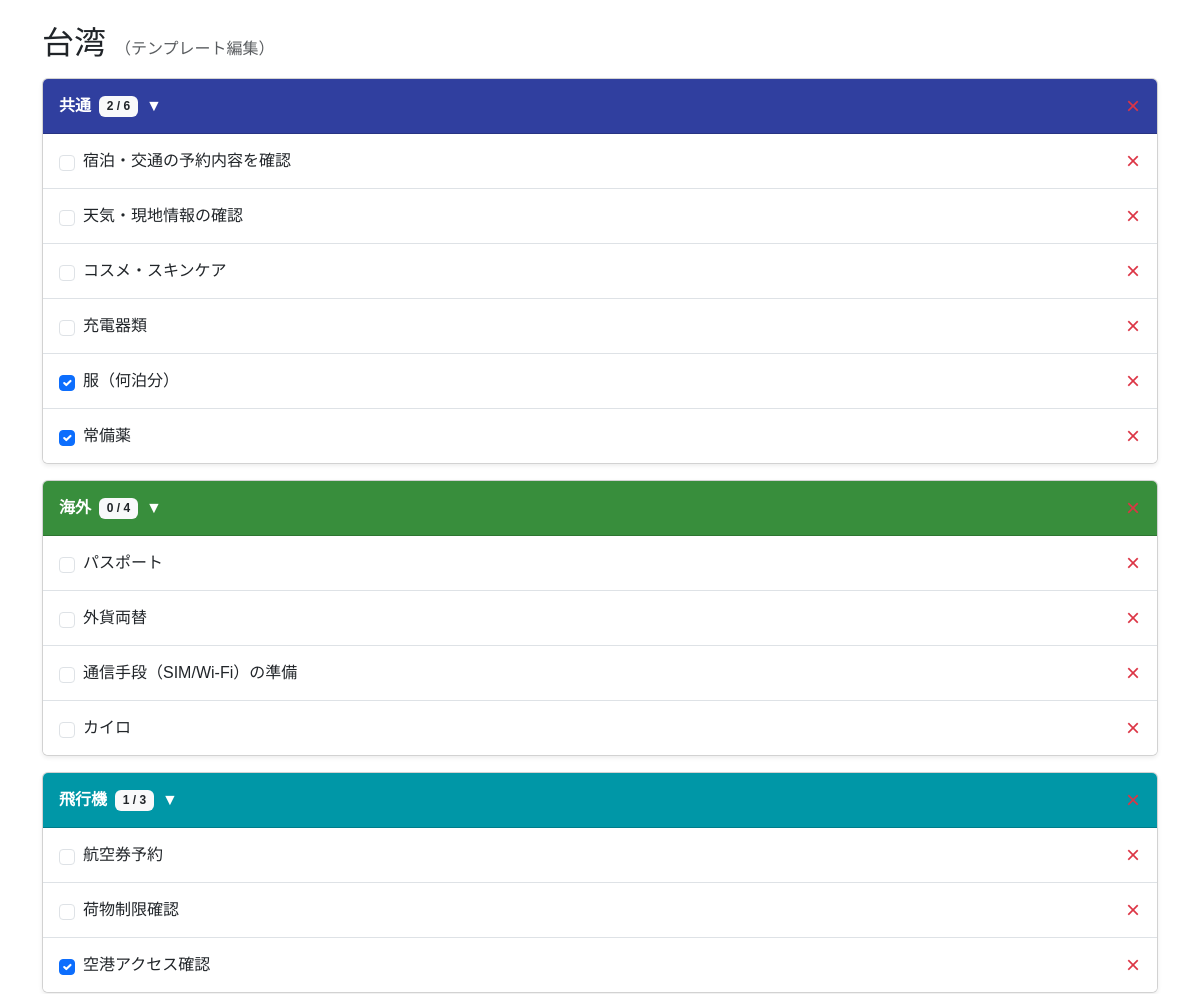
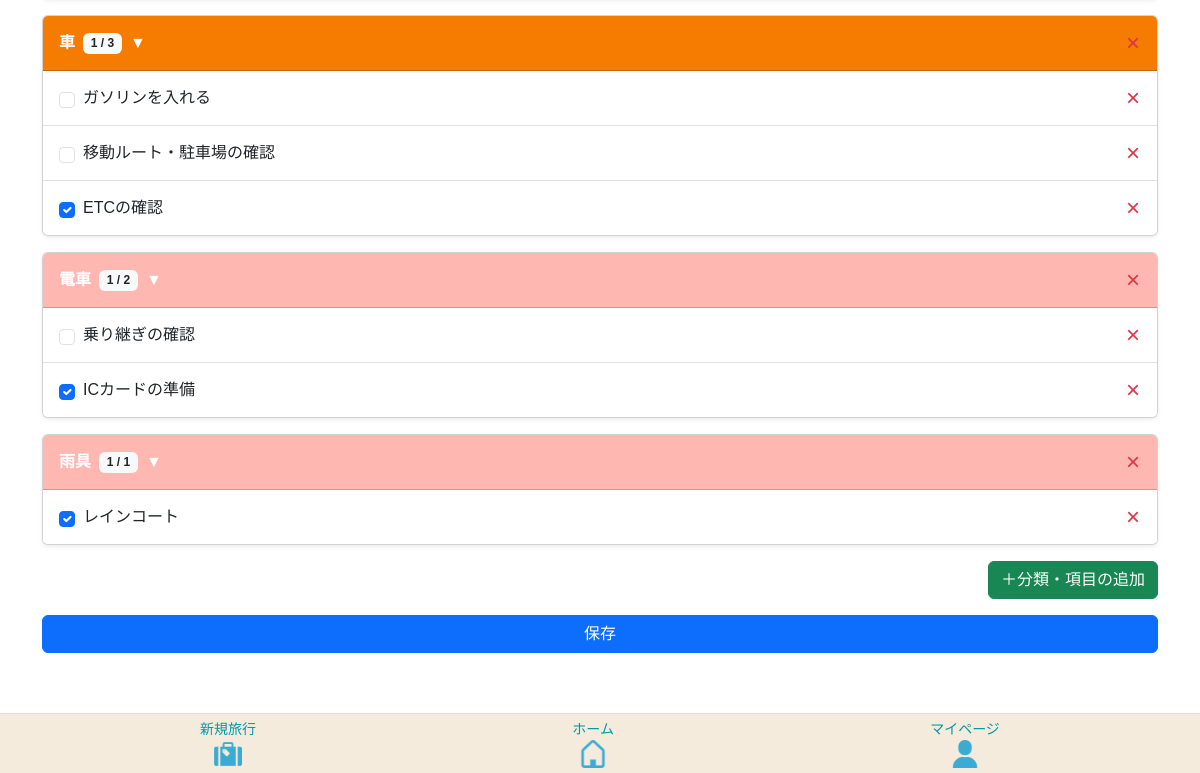
The app's page /template/61/edit/ (signed in), older data (2 pictures, top to bottom).
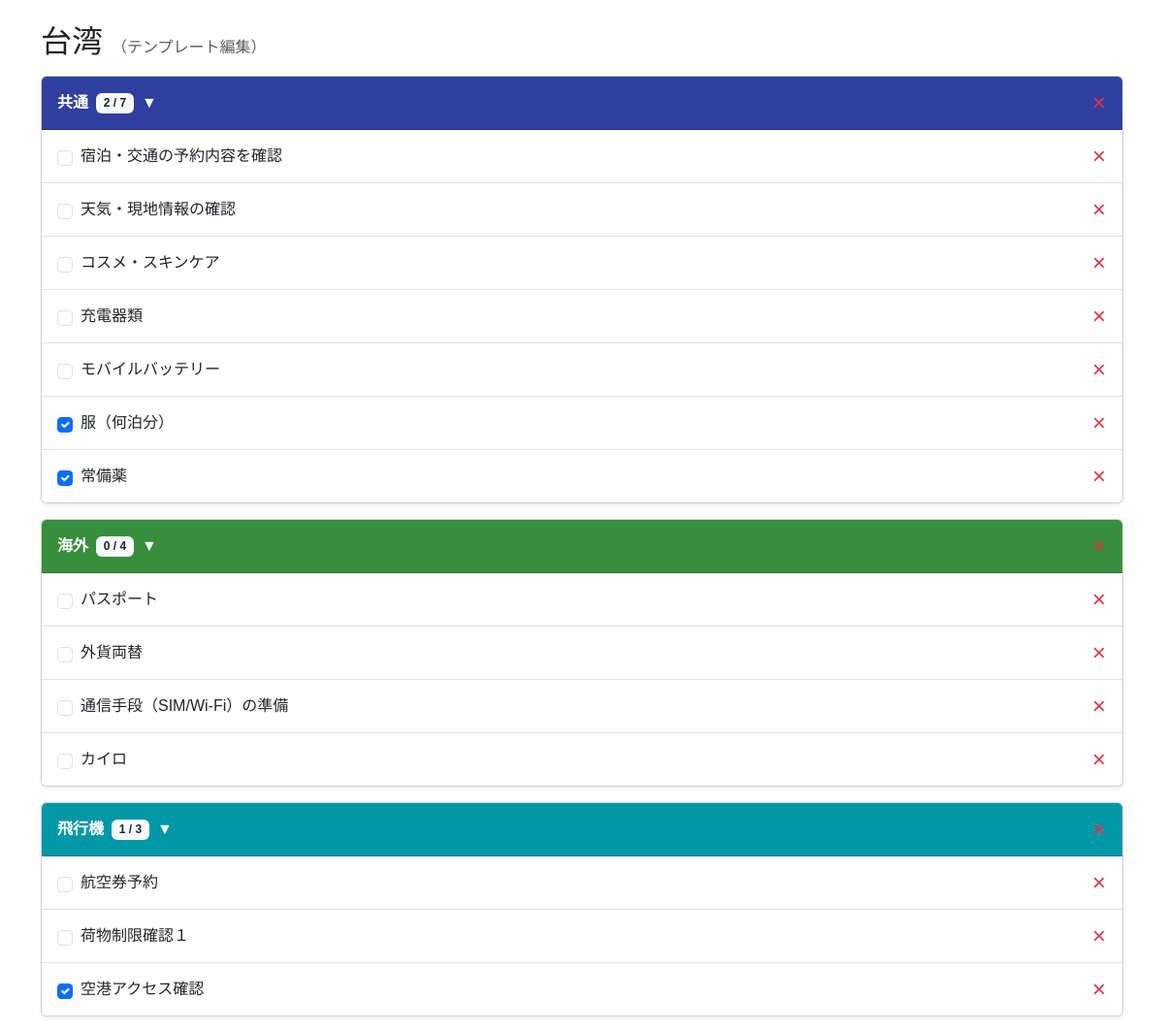
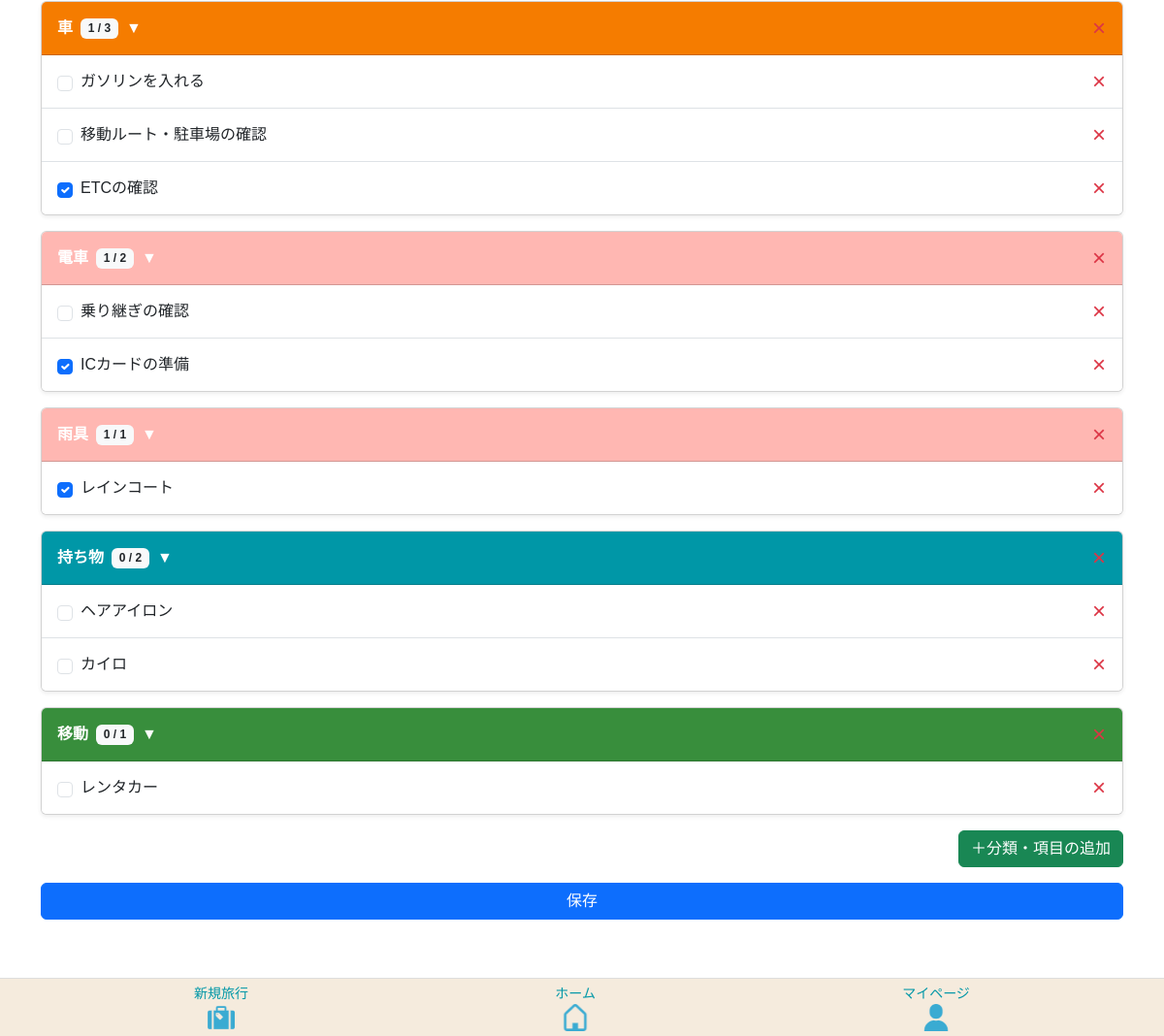
The same page, newer data (2 pictures, top to bottom).
### app/models/template.py (models this page shows, shortened)
class TravelCategory(models.Model):
    class TravelType(models.IntegerChoices):
        AUTO  = 0, _("初期作成")
        CUSTOM = 1, _("ユーザー追加")
    class CategoryColor(models.IntegerChoices):
        PINK       = 0, "#e91e63ff"
        LIGHT_PINK = 1, "#ffb7b2fe"
        ORANGE     = 2, "#f57c00ff"
        GREEN      = 3, "#388e3cff"
        CYAN       = 4, "#0097a7ff"
        BLUE       = 5, "#303f9ffe"
        BROWN      = 6, "#795548ff"
        PURPLE     = 7, "#7b1fa2ff"
    template = models.ForeignKey(
        Template,
        on_delete=models.CASCADE,
        verbose_name=_("テンプレートID")
    )
    category_name = models.CharField(
        max_length=50,
        verbose_name=_("分類名")
    )
    travel_type = models.IntegerField(
        choices=TravelType.choices,
        verbose_name=_("分類タイプ")
    )
    category_color = models.IntegerField(
        choices=CategoryColor.choices,
        verbose_name=_("分類カラー")
    )
    created_at = models.DateTimeField(
         auto_now_add=True,
         verbose_name=_("作成日")
         )
    updated_at = models.DateTimeField(
        auto_now=True,
        verbose_name=_("更新日")
        )
    class Meta:
      verbose_name = _("旅行の分類")

class TravelItem(models.Model):
    class ItemChecked(models.IntegerChoices):
        NO  = 0, _("NO")
        YES = 1, _("YES")
    travel_category = models.ForeignKey(
        TravelCategory,
        on_delete=models.CASCADE,
        verbose_name=_("旅行の分類ID")
    )
    item_name = models.CharField(
        max_length=128,
        verbose_name=_("項目名")
    )
    item_checked = models.IntegerField(
        choices=ItemChecked.choices,
        verbose_name=_("チェック済み項目")
    )
    created_at = models.DateTimeField(
         auto_now_add=True,
         verbose_name=_("作成日")
         )
    updated_at = models.DateTimeField(
        auto_now=True,
        verbose_name=_("更新日")
        )
    class Meta:
      verbose_name = _("旅行の項目")

### app/views/new_travel/template_edit2.py (the view, shortened to what this page needs)
# urls.py: path("template/<int:template_id>/edit/",template_edit,name="template_edit"),
def template_edit(request, template_id):
    template = get_object_or_404(Template, id=template_id)
    categories = TravelCategory.objects.filter(template=template)
    for cat in categories:
        cat.checked_count = cat.travelitem_set.filter(item_checked=1).count()
        cat.total_count = cat.travelitem_set.count()
    return render(request, "new_travel/template_edit2.html", {
        "template": template,
        "categories": categories,
    })

### templates/new_travel/template_edit2.html (shortened to what this page needs)
{% extends 'base.html' %}
{% load static %}
{% block content %}
<div class="container mt-4">
    <h2 class="mb-3">
        {{ template.travel_info.travel_title }}
        <span class="text-muted fs-6">（テンプレート編集）</span>
    </h2>
    <form method="post">
        {% for category in categories %}
            <div class="card mb-3 shadow-sm">
                <div class="card-header text-white d-flex justify-content-between align-items-center"
                     style="background-color: {{ category.get_category_color_display }};">
                     <div class="d-flex align-items-center"
                          data-bs-toggle="collapse"
                          data-bs-target="#cat{{ category.id }}"
                          style="cursor: pointer;">
                         <strong>{{ category.category_name }}</strong>
                         <span class="badge bg-light text-dark ms-2">
                          {{ category.checked_count }} / {{ category.total_count }}
                        </span>
                        <span class="ms-2">▼</span>
                  </div>
                 <button type="submit"
                        name="delete_category"
                        value="{{ category.id }}"
                        class="btn btn-link text-danger fs-4 p-0"
                        style="text-decoration: none;">
                        ×
                  </button>
                </div>
                <ul id="cat{{ category.id }}" class="list-group list-group-flush collapse show">
                    {% for item in category.travelitem_set.all|dictsort:"item_checked" %}
                        <li class="list-group-item">
                            <div class="d-flex justify-content-between align-items-center">
                                <div class="d-flex align-items-center">
                                    <input type="checkbox"
                                           name="item_checked_{{ item.id }}"
                                           class="form-check-input me-2"
                                           {% if item.item_checked %}checked{% endif %}>
                                    <span class="editable"
                                          data-id="{{ item.id }}"
                                          style="cursor: pointer;">
                                        {{ item.item_name }}
                                    </span>
                                </div>
                                <button type="submit"
                                        name="delete_item"
                                        value="{{ item.id }}"
                                        class="btn btn-link text-danger fs-4 p-0"
                                        style="text-decoration: none;">
                                    ×
                                </button>
                            </div>
                        </li>
                    {% empty %}
                        <li class="list-group-item text-muted">項目がありません</li>
                    {% endfor %}
                </ul>
            </div>
        {% endfor %}
        <div class="d-flex justify-content-end mt-3">
          <a href="{% url 'app:add_category_item' template.id %}" class="btn btn-success">
          ＋分類・項目の追加
          </a>
       </div>
        <button type="submit" class="btn btn-primary w-100 mt-3">保存</button>
    </form>
</div>
{% load static %}
{% endblock %}

Row changes from the older to the newer data that the page shows:
computed for TravelCategory "共通": total_count "6" → "7"
added TravelItem: item_name "モバイルバッテリー", {{ item.id }} 703 (drawn), shown under TravelCategory "共通"
changed TravelItem: item_name "荷物制限確認" → "荷物制限確認１"
added TravelCategory: category_name "持ち物", checked_count "0", total_count "2", {{ category.id }} 214 (drawn), category_color 4 (drawn)
added TravelItem: item_name "ヘアアイロン", {{ item.id }} 700 (drawn), shown under "持ち物"
added TravelItem: item_name "カイロ", {{ item.id }} 704 (drawn), shown under "持ち物"
added TravelCategory: category_name "移動", checked_count "0", total_count "1", {{ category.id }} 215 (drawn), category_color 3 (drawn)
added TravelItem: item_name "レンタカー", {{ item.id }} 705 (drawn), shown under "移動"
